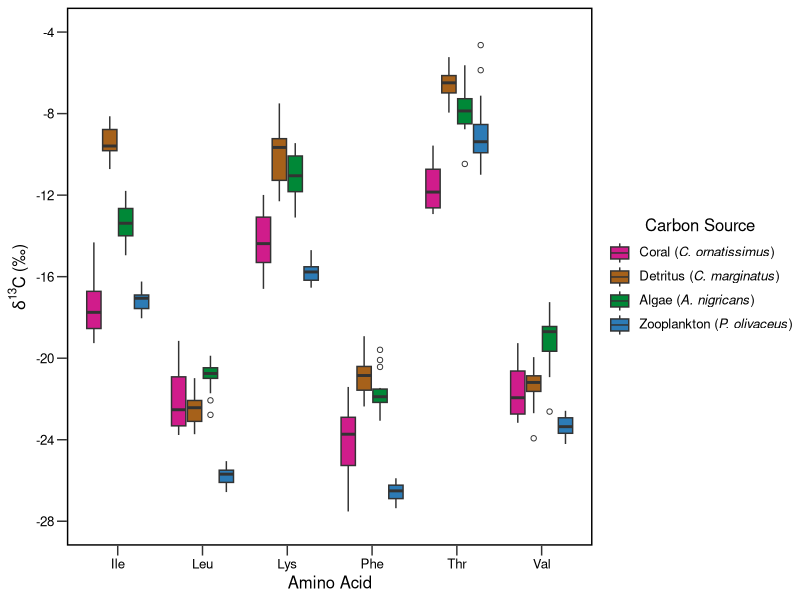
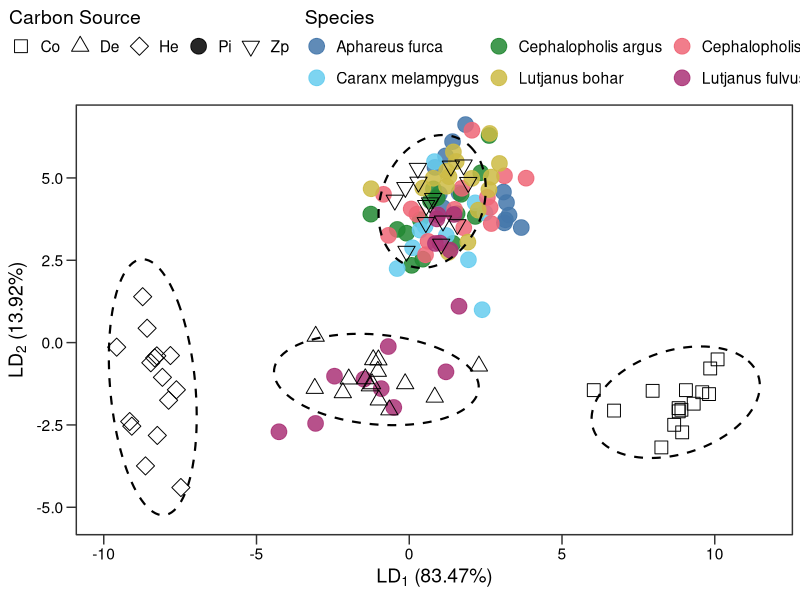
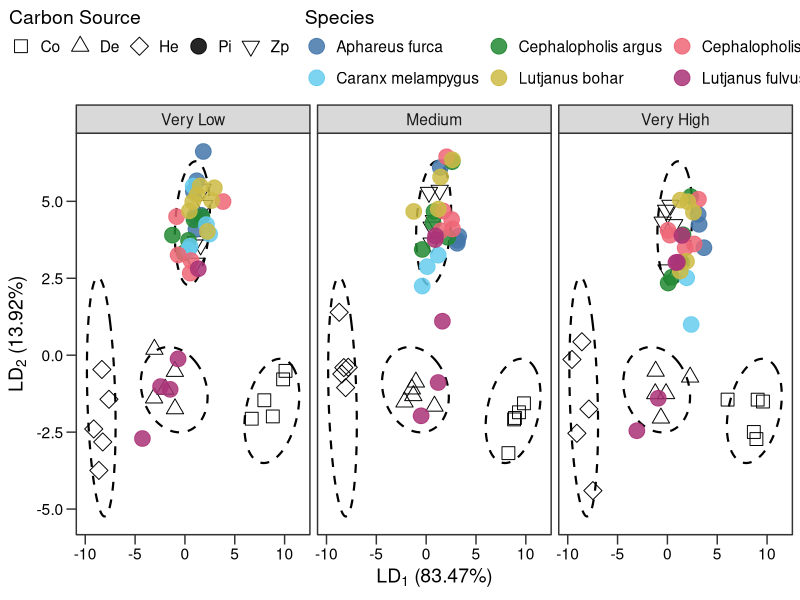

Write the R code that produced these figures, in order.

# R code for Ramirez et al. 2025 "Carbon pathways and trophic attributes are conserved in carnivorous reef fishes across a major human disturbance gradient" Journal of Animal Ecology

# Script to classify individual carnivorous reef fish to carbon source groups via essential amino acid (EAA) d13C fingerprinting and simple and bootstrapped linear discriminant analysis (LDA)

# Code was modified from Fox et al. 2019. Trophic plasticity in a common reef‐building coral: Insights from δ<sup>13</sup>C analysis of essential amino acids. Functional Ecology, 33, 2203-2214.

# All figures were modified in Adobe Illustrator prior to publication.

##############################

### Linear Discriminant Analysis -----------------------------------------------------------

## Load necessary packages
require(reshape2)
require(ggplot2)
require(MASS)
require(ellipse)
require(dplyr)
require(plyr)


## Set your working directory
# Make sure that this contains the "ki_csia_c.csv" file
#setwd("C:/Users/...") # If on a PC
#setwd("/Users/...") # If on a Mac
setwd("~/Desktop/KI_fish/data")


# Load the AA d13C dataset
fish<-read.csv("ki_csia_c.csv") 

fish$dist_cat <- factor(fish$dist_cat, level = c("Very Low", "Medium", "Very High"))
fish$fish_code <- as.factor(fish$fish_code)
fish$species_code <- as.factor(fish$species_code)
fish$sci_name <- as.factor(fish$sci_name)

fish$site <- factor(fish$site, level = c("10","11","16","15","19","14","8","35","34","27","30"))
# Note site 11 only in AA-C data and site 14 NOT in AA-N data but in AA-C and bulk SIA data
# So, AA-N data has VL = 4 sites, M = 3 sites, and VH = 2 sites

fish$pub.name <- factor(fish$pub.name, level = c("VL6","VL9","VL11","VL1","VL2","M4","M1","M2","M3","VH1","VH3"))
# Note site VL9 only in AA-C data and site M4 NOT in AA-N data but in AA-C and bulk SIA data
# So, AA-N data has VL = 4 sites, M = 3 sites, and VH = 2 sites

# Setup dataframes

# Pull out just the essential amino acid values (Ile, Leu, Lys, Phe, Thr, Val); rename columns
# Exclude Met since missing from some fish
fish.ess <- data.frame(fish$fish_code, fish$group, fish$sci_name, fish$dist_cat, fish$Ile, fish$Leu, 
                       fish$Lys, fish$Phe, fish$Thr, fish$Val) 
colnames(fish.ess) <- c("fish_code", 'group', 'sci_name', 'dist_cat',"Ile", "Leu", "Lys","Phe","Thr", "Val") 
fish.ess$fish_code <- as.character(fish.ess$fish_code)

# Pull out the Non-essential amino acids (Ala, Asp, Gly, Glu, Pro, Ser); rename columns 
# Exclude Arg since missing from some fish
fish.Ness <- data.frame(fish$fish_code, fish$group, fish$sci_name, fish$dist_cat, fish$Ala, fish$Asp, 
                        fish$Gly, fish$Glu, fish$Pro, fish$Ser)
colnames(fish.Ness) <- c("fish_code", 'group', 'sci_name','dist_cat', "Ala", "Asx", "Gly", "Glx", "Pro", "Ser")
fish.Ness$fish_code <- as.character(fish.Ness$fish_code)


### > Plot d13C values for  essential amino acids of carbon sources -----------------------------------------------------------

# Melt AA groups into long-format and combine into a single dataframe
sourceE<-melt(fish.ess, id=c("fish_code","group", "sci_name","dist_cat"))
colnames(sourceE)<-c("fish_code","group", "sci_name","dist_cat","AA","d13C")

sourceN<-melt(fish.Ness, id=c("fish_code","group", "sci_name","dist_cat"))
colnames(sourceN)<-c("fish_code","group", "sci_name","dist_cat","AA","d13C")

aa_plot<-rbind(sourceN,sourceE)

# Adjust labels and re-order amino acids
aa_plot$AA<-ordered(aa_plot$AA,levels=c("Ala","Asx","Gly","Glx","Pro","Ser",
                                        "Ile","Leu","Lys","Phe","Thr","Val"))
aa_plot$group <- as.factor(aa_plot$group)

aa_plot_source <- subset(aa_plot, group == "Co" | group == "De" | group == "He" | group == "Zp" )
aa_plot_source <- subset(aa_plot_source, AA == "Thr" | AA == "Val" | AA == "Leu" | AA == "Ile" | AA == "Phe" | AA == "Lys")

aa_plot_fish <- subset(aa_plot, group == "Pi" | group == "GC")
aa_plot_fish <- subset(aa_plot_fish, AA == "Thr" | AA == "Val" | AA == "Leu" | AA == "Ile" | AA == "Phe" | AA == "Lys")

#min(aa_plot_source$d13C)
#max(aa_plot_source$d13C)

ggplot(aa_plot_source, aes(x=AA,y=d13C,fill=sci_name)) +
  geom_boxplot(outlier.shape = 1) +
  scale_fill_manual(labels = c(expression(paste("Coral (", italic("C. ornatissimus"),")")), 
                               expression(paste("Detritus (", italic("C. marginatus"),")")), 
                               expression(paste("Algae (", italic("A. nigricans"),")")), 
                               expression(paste("Zooplankton (", italic("P. olivaceus"),")"))),
                    values = c("#d01c8b","#a6611a", "#008837", "#2c7bb6")) +
  theme_test() + 
  theme(panel.border = element_rect(color = "black", size = 1, fill = NA)) +
  theme(text = element_text(size=12)) +
  theme(axis.text.x = element_text(colour="black"), axis.text.y = element_text(colour="black")) +
  theme(axis.text = element_text(colour="black")) +
  theme(axis.ticks.length=unit(2.5,"mm")) +
  scale_y_continuous(limits=c(-28,-4),breaks = seq(-28,-4,4)) +
  labs(y=expression({delta}^13*C~'(\u2030)'),x=expression("Amino Acid")) +
  #theme(legend.position = 'right') +
  theme(legend.text.align = 0) +
  guides(fill = guide_legend(title = "Carbon Source", title.position = "top", title.hjust = 0.5))


### > Simple LDA -----------------------------------------------------------

# LDA with Co, De, He, Zp as sources and classify the carnivorous fish fractions

# Separate out carbon sources (Co, De, He, Zp) and carnivorous fish
fish.source <- fish.ess
fish.source <- fish.source[!(fish.source$group == "Pi" | fish.source$group == "GC"),]

fish.animal <- fish.ess[(fish.ess$group == "Pi" | fish.ess$group == "GC"),]
fish.animal$group <- NULL

## Calculate an error rate for our LDA model - using carbon source dataset
fish.lda <- lda(group ~ Ile + Leu + Lys + Phe + Thr + Val, data = fish.source, CV = TRUE)

# Create a table which compares the classification of the LDA model to the actual spp
ct.prod <- table(fish.source$group, fish.lda$class)

# Percent of samples correctly classified
sum(diag(prop.table(ct.prod)))  # total
diag(prop.table(ct.prod, 1))  # by source group

# Create a training lda function from the carbon source data - we will use this to classify the carnivorous fish.
# Examine coefficents of linear discriminants to determine AAs contributing to groups seperation.
# (Supplementary Table 2)
(fish.train <- lda(group ~ Ile + Leu + Lys + Phe + Thr + Val, data = fish.source))

# Create a dataframe with these LDA coordinates
datPred <- data.frame(fish_code = fish.source$fish_code, group=fish.source$group, sci_name = fish.source$sci_name, dist_cat = fish.source$dist_cat, predict(fish.train)$x) #create data.frame

# Predict the carnivorous fish fractions based on ESS
animal.res <- predict(fish.train, fish.animal)
class <- cbind(animal.res$class, animal.res$posterior, animal.res$x)
#write.csv(class,"classifications_allEAA.csv")

# Save the predicted coordinates 
datPred2 <- data.frame(fish_code = fish.animal$fish_code, dist_cat = fish.animal$dist_cat, sci_name = fish.animal$sci_name, group='Pi',
                       animal.res$x)

#write.csv(datPred2, "LDA_pred.csv")

# Add to the original animal dataframe which individual got classified as what
# (Supplementary Table 1)
fish.animal$class <- animal.res$class 

# Merge the source and animal dataframes for plotting
datPred3 <- rbind(datPred , datPred2)
colnames(datPred3)[1] <- "fish_code"



### > > Simple LDA plots (Figure 2) -----------------------------------------------------------

# LD1 vs. LD2
# LD2 vs. LD3 and LD1 vs. LD3 not reported given low contribution of LD3 -- plots also look like nonsense

dat_ell <- data.frame() 

datPred$group <- as.factor(datPred$group)
#datPred$group <- factor(datPred$group, level = c("He", "Co", "De", "Zp"))
datPred$group <- factor(datPred$group, level = c("Co", "De", "He", "Zp"))
datPred$group <- factor(datPred$group, level = c("Co", "De", "He", "Zp"))

for(g in levels(datPred$group)){ 
  dat_ell <- rbind(dat_ell, cbind(as.data.frame(with(datPred[datPred$group==g,], 
                                                     ellipse(cor(LD1, LD2), 
                                                             scale=c(sd(LD1), sd(LD2)), 
                                                             centre=c(mean(LD1), mean(LD2))))), group=g)) } 

#levels(datPred3$sci_name)
datPred3$sci_name <- factor(datPred3$sci_name, level = c("Chaetodon ornatissimus","Ctenochaetus marginatus","Acanthurus nigricans","Pseudanthias olivaceus",
                                                 "Aphareus furca", "Caranx melampygus","Cephalopholis argus",  "Lutjanus bohar", "Cephalopholis urodeta", "Lutjanus fulvus"))



ggplot(datPred3, aes(x=LD1, y=LD2, shape = group) ) + 
  geom_point(data=subset(datPred3, group == "Pi" | group == "GC"),  aes(col = sci_name), size=5, alpha = 0.85) + #aes(color = sci_name, shape = sci_name)
  geom_path(data=subset(dat_ell, group != "Pi" | group == "GC"), aes(x=x, y=y), size =0.75, linetype = 2) + 
  geom_point(data=subset(datPred3, group != "Pi" | group == "GC"),  size=4) + #aes(color = sci_name, shape = sci_name)
  scale_shape_manual(values = c(0,2,5,19,6))+ # not sure why, buy regardless of left, GC and Pi have same symbol within plot
  scale_color_manual(values = c("#4477AA","#66CCEE","#228833","#CCBB44","#EE6677","#AA3377"))+ # not sure why, buy regardless of left, GC and Pi have same symbol within plot
  theme_test() +
  theme(axis.text = element_text(colour="black")) +
  theme(text=element_text(size=14)) +
  theme(axis.ticks.length=unit(2.5,"mm")) +
  theme(plot.title.position = 'plot') +
  theme(legend.position = 'top') + 
  guides(colour = guide_legend(title = "Species", title.position = "top"), 
         shape = guide_legend(title = "Carbon Source", title.position = "top")) +
  xlab(expression(paste(LD[1]~"(83.47%)"))) +
  ylab(expression(paste(LD[2]~"(13.92%)"))) +
  coord_cartesian(clip = 'off') 


ggplot(datPred3, aes(x=LD1, y=LD2, shape = group) ) + 
  geom_path(data=subset(dat_ell, group != "Pi" | group == "GC"), aes(x=x, y=y), size =0.75, linetype = 2) + 
  geom_point(data=subset(datPred3, group != "Pi" | group == "GC"),  size=4) + #aes(color = sci_name, shape = sci_name)
  geom_point(data=subset(datPred3, group == "Pi" | group == "GC"),  aes(col = sci_name), size=5, alpha = 0.85) + #aes(color = sci_name, shape = sci_name)
  scale_shape_manual(values = c(0,2,5,19,6))+ # not sure why, buy regardless of left, GC and Pi have same symbol within plot
  scale_color_manual(values = c("#4477AA","#66CCEE","#228833","#CCBB44","#EE6677","#AA3377"))+ # not sure why, buy regardless of left, GC and Pi have same symbol within plot
  theme_test() +
  theme(axis.text = element_text(colour="black")) +
  theme(text=element_text(size=14)) +
  theme(axis.ticks.length=unit(2.5,"mm")) +
  theme(plot.title.position = 'plot') +
  theme(legend.position = 'top') + 
  guides(colour = guide_legend(title = "Species", title.position = "top"), 
         shape = guide_legend(title = "Carbon Source", title.position = "top")) +
  xlab(expression(paste(LD[1]~"(83.47%)"))) +
  ylab(expression(paste(LD[2]~"(13.92%)"))) +
  coord_cartesian(clip = 'off') + 
  facet_wrap(~dist_cat)


### > Bootstrapped LDA (Table S2) -----------------------------------------------------------

# This part of the code calls on outputs from the original (raw data) LDA above.
# Specifically, the projected LDA coordinates for the carnivorous fish (datPred2) are required for the permutational distance analysis. 
# This variable is re-written as "poc" below.

# Isolate carbon sources
He <- subset(fish.source,group=="He")
Co <- subset(fish.source,group=="Co")
De <- subset(fish.source,group=="De")
Zp <- subset(fish.source,group=="Zp")

# Create blank objects to fill with data
He.boot <- NULL
Co.boot <- NULL
De.boot <- NULL
Zp.boot <- NULL
source.boot <- NULL
animal.class <- NULL
a <- NULL
b <- NULL
animal.prop <- NULL
prop <- NULL
source.prop <- NULL

# Set number of permutation
# 10 is shown here as an example to make the code run faster, but 10,000 was used in the manuscript
n <- 1000  

# Permutation analysis
for(i in 1:n){  
  
  # Randomly sample each of the 4 source populations with replacement for the number of samples for each group
  He.boot[[i]]<-sample_n(He,15,replace=TRUE)
  He.boot<-as.data.frame(He.boot[[i]])
  
  Co.boot[[i]]<-sample_n(Co,15,replace=TRUE)
  Co.boot<-as.data.frame(Co.boot[[i]])
  
  De.boot[[i]]<-sample_n(De,15,replace=TRUE)
  De.boot<-as.data.frame(De.boot[[i]])
  
  Zp.boot[[i]]<-sample_n(Zp,15,replace=TRUE)
  Zp.boot<-as.data.frame(Zp.boot[[i]])
  
  # Combine the newly resampled source data
  source.boot<-rbind(He.boot,Co.boot,De.boot,Zp.boot)
  
  ## Calculating an error rate for our LDA model - using source dataset
  # first... lets run an LDA with a jacknifing model fit, to look at error rate
  # in this function the line 'CV = TRUE' makes the LDA do jacknifed (leave one out) model fit
  fish.lda <- lda(group ~ Ile + Leu + Lys + Phe + Thr + Val, data = source.boot, CV = TRUE)
  
  # Create a table which compares the classification of the LDA model to the actual spp
  ct.prod <- table(source.boot$group, fish.lda$class)
  
  # Report what % of each species is being correctly classified; compile over runs
  prop<-diag(prop.table(ct.prod, 1))
  source.prop<-rbind(source.prop,prop)
  
  # Create a training lda function from the source data - we will use this to classify the carnivorous fish
  fish.train <- lda(group ~ Ile + Leu + Lys + Phe + Thr + Val, data = source.boot)
  
  # Create a dataframe with these LDA coordinates
  datPred <- data.frame(fish_code = source.boot$fish_code, group=source.boot$group, sci_name = source.boot$sci_name, dist_cat = source.boot$dist_cat, predict(fish.train)$x) #create data.frame
  
  # Predict the carnivorous fish fractions based on ESS... and save this into a dataframe
  animal.res <- predict(fish.train, fish.animal)
  
  # Extract classifications into a table 
  a <- table(animal.res$class) #this calculates percentages of classification
  
  # pair each individual with their classification
  # in b 4=Zp, 3=De, 2=Co, 1=He
  b <- as.data.frame(cbind(fish.animal$fish_code,animal.res$class))
  
  # Build a df that contains all the successive classifications 
  animal.prop<-as.data.frame(rbind(animal.prop,a))
  
  # Compile b so we can count how many times an individual was classified as a particular 
  # group
  animal.class<-as.data.frame(rbind(animal.class,b))
}


# Calculate percentages of classification for each individual
# (Supplementary Table 1)
id_prop <- ddply(animal.class, c("V1"), summarise,
               Co = (sum(V2=="1")/n),
               De = (sum(V2=="2")/n),
               He = (sum(V2=="3")/n),
               Zp = (sum(V2=="4")/n))

#write.csv(id_prop, "LDA_boot.csv")

# Calculate percentages of classification based on total sample size
animal.prop$Co.prop <- animal.prop$Co / nrow(fish.animal)
animal.prop$De.prop <- animal.prop$De / nrow(fish.animal)
animal.prop$He.prop <- animal.prop$He / nrow(fish.animal)
animal.prop$Zp.prop <- animal.prop$Zp / nrow(fish.animal)

# Calculate mean and CI for each carbon source
(LDA_boot_sum <- sapply(animal.prop, function(animal.prop) 
  c("Mean"= mean(animal.prop,na.rm=TRUE),
    "Median" = median(animal.prop,na.rm=TRUE),
    "CI bound" = (sd(animal.prop)*1.96),
    "Upper CI" = quantile(animal.prop,0.975),
    "Lower CI" = quantile(animal.prop,0.025))))

#write.csv(LDA_boot_sum, "LDA_boot_sum.csv")
